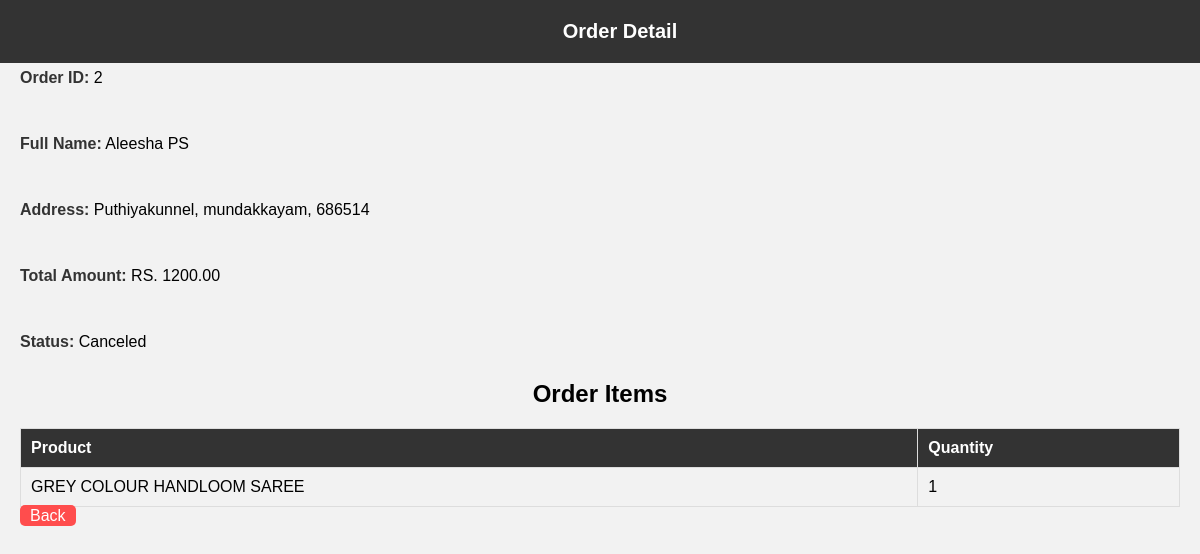
The app's page /adminordersiteam/2/ (signed in) with its own data.
### saree/models.py (models this page shows, shortened)
class Order(models.Model):
    STATUS_CHOICES = [
        ('processing', 'Processing'),
        ('out_for_delivery', 'Out for Delivery'),
        ('shipped', 'Shipped'),
        ('delivered', 'Delivered'),
        ('canceled', 'Canceled'),
    ]
    user = models.ForeignKey(User, on_delete=models.CASCADE, default=False)
    fullname = models.CharField(max_length=255)
    address = models.CharField(max_length=255)
    city = models.CharField(max_length=100)
    postal_code = models.CharField(max_length=10)
    phone_number= models.CharField(max_length=13,default='')
    total_amount = models.DecimalField(max_digits=10, decimal_places=2)
    status = models.CharField(max_length=20, choices=STATUS_CHOICES, default='processing')
    created_at = models.DateTimeField(auto_now_add=True)

class OrderItem(models.Model):
    order = models.ForeignKey(Order, related_name='items', on_delete=models.CASCADE)
    product = models.ForeignKey(Product, on_delete=models.CASCADE)
    quantity = models.PositiveIntegerField()

class Product(models.Model):
    name = models.CharField(max_length=255, unique=True)
    description = models.TextField()
    price = models.DecimalField(max_digits=10, decimal_places=2)
    image = models.ImageField(upload_to='productimages/')
    is_active = models.BooleanField(default=True)
    quantity = models.IntegerField(default=0)
    reorderlevel = models.IntegerField(default=0)
    category = models.CharField(max_length=100, default='Uncategorized')
    created_at = models.DateTimeField(auto_now_add=True)

### saree/views.py (the view)
# urls.py: path('adminordersiteam/<int:order_id>/', views.order_detail_view, name='order_detail'),
@login_required
def order_detail_view(request, order_id):
    order = Order.objects.get(id=order_id)
    items = order.items.all()
    context = {'order': order, 'items': items}
    return render(request, 'order_detail.html', context)

### saree/templates/order_detail.html (shortened to what this page needs)
<!DOCTYPE html>
<html lang="en">
<head>
</head>
<body>
    <nav>
    <div class="header">
        <a href="#" class="#">Order Detail</a>
      </div>
    </nav>
    {% if request.user.is_superuser %}
    <p><strong>Order ID:</strong> {{ order.id }}</p>
    {% endif %}
    <p><strong>Full Name:</strong> {{ order.fullname }}</p>
    <p><strong>Address:</strong> {{ order.address }}, {{ order.city }}, {{ order.postal_code }}</p>
    <p><strong>Total Amount:</strong> RS. {{ order.total_amount }}</p>
    <p><strong>Status:</strong> {{ order.get_status_display }}</p>
    <h2>Order Items</h2>
    <table border="1">
        <thead>
            <tr>
                <th>Product</th>
                <th>Quantity</th>
            </tr>
        </thead>
        <tbody>
            {% for item in items %}
            <tr>
                <td>{{ item.product.name }}</td>
                <td>{{ item.quantity }}</td>
            </tr>
            {% endfor %}
        </tbody>
    </table>
    <a href="{% url 'index' %}" class="delete-btn" style="margin-top: 20px;">Back</a>
</body>
</html>

### saree/templates/order_detail.html (style rules this page uses)
body { font-family: Arial, sans-serif; background-color: #f2f2f2; margin: 0; padding: 20px; }
h2 { margin-top: 30px; text-align: center; font-weight: bold; }
table { width: 100%; border-collapse: collapse; margin-top: 20px; }
th, td { padding: 10px; text-align: left; border: 1px solid #ddd; }
thead { background-color: #333; color: #fff; }
p { margin-top: 50px; line-height: 1; }
strong { font-weight: bold; color: #333; }
nav .header { position: fixed; top: 0; left: 0; width: 100%; background-color: #333; color: #fff; padding: 20px 20px; text-align: center; margin-bottom: 20px; }
nav .header a { color: #fff; text-decoration: none; font-weight: bold; font-size: 20px; }
.delete-btn { padding: 2px 10px; background-color: #ff4d4d; color: #fff; text-decoration: none; border-radius: 5px; margin-left: auto; }

### records on screen
Order: id "2", fullname "Aleesha PS", address "Puthiyakunnel", city "mundakkayam", postal_code "686514", total_amount "1200.00", status "Canceled"
OrderItem: product.name "GREY COLOUR HANDLOOM SAREE", quantity "1"
